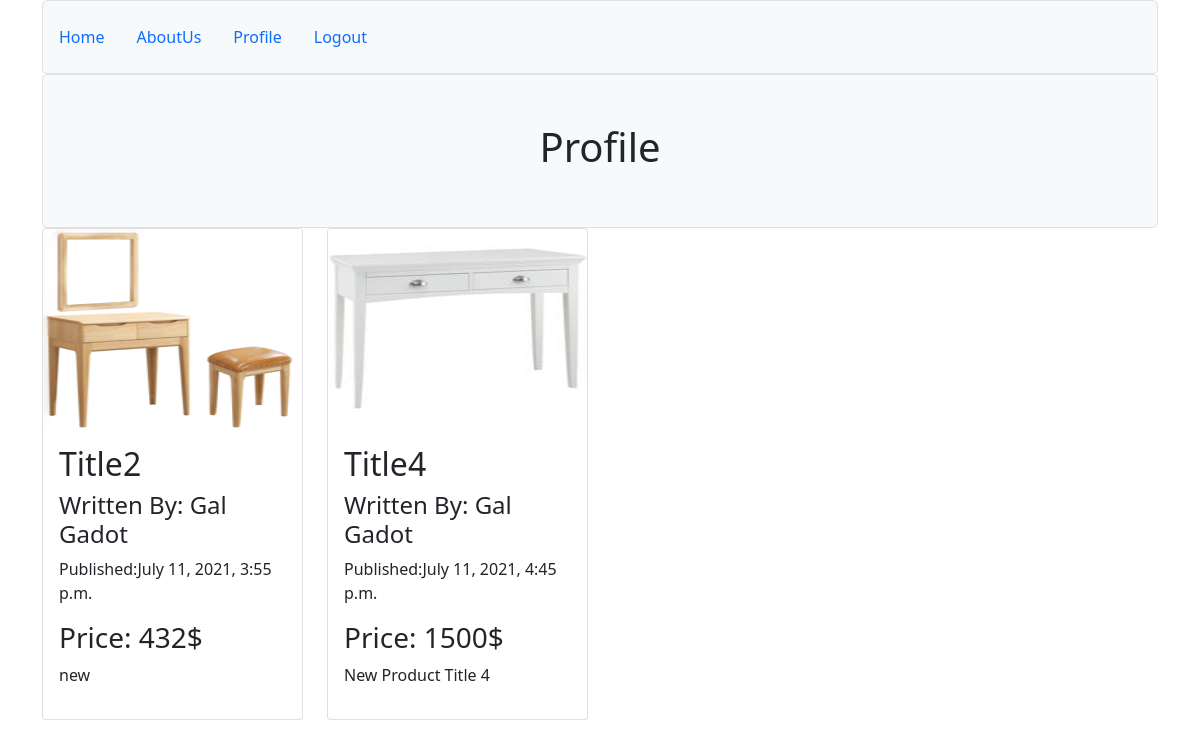
Screenshot of /profile (signed in) with the database file from the repository.
### newapp/models.py (models this page shows, shortened)
class Buyer(models.Model):
    user_obj = models.ForeignKey(User, on_delete=models.CASCADE)
    product_obj  = models.ForeignKey(Product, on_delete=models.CASCADE)

class Product(models.Model):
    title = models.CharField(max_length=64)
    description = models.TextField()
    image = models.ImageField(upload_to='images/', blank=True)
    price = models.CharField(max_length=64)
    timestamp = models.DateTimeField(auto_now_add=True, blank=True)
    published = models.BooleanField()
    author = models.ForeignKey(User, on_delete=models.CASCADE)

### newapp/views.py (the view)
# urls.py: path('profile', profile, name='profile'),
@login_required
def profile(request):
    user = request.user
    if user.is_staff:
        all_item = Product.objects.filter(author=user).all()
    else:
        all_item = Buyer.objects.filter(user_obj=user).all()
    return render(request, 'profile.html', {'all_item':all_item})

### newapp/templates/profile.html (shortened to what this page needs)
{% extends 'base.html' %}
{% block content %}
    <div class="col">
        <div class="h-100 p-5 bg-light border rounded-3 text-center">
            <h1>Profile</h1>
        </div>
    </div>
    {% if all_item %}
        {% if request.user.is_staff %}
            <div class="row">
                {% for item in all_item%}
                    <div class="col-3">
                        <div class="card">
                            <img src="media/{{item.image}}" class="card-img-top" height="200px">
                            <div class="card-body">
                                <h3>{{item.title}}</h3>
                                <h5>Written By: {{item.author.first_name}} {{item.author.last_name}}</h5>
                                <p>Published:{{item.timestamp}}</p>
                                <h3>Price: {{item.price}}</h3>
                                <p>{{item.description}}</p>
                            </div>
                            {% if item.author.id == request.user.id %}
                                <a href="{% url 'update_product' item.id %}" class="btn btn-outline-primary rounded-3 w-100">Update</a>
                                <a href="{% url 'delete_product' item.id %}" class="btn btn-outline-danger rounded-3 w-100">Delete</a>
                            {% endif %}
                        </div>
                    </div>
                {% endfor %}
            </div>
        {% else %}
            <div class="row">
                {% for item in all_item%}
                    <div class="col-3">
                        <div class="card">
                            <img src="media/{{item.product_obj.image}}" class="card-img-top" height="200px">
                            <div class="card-body">
                                <h2>{{item.product_obj.title}}</h2>
                                <h4>Written By: {{item.user_obj.first_name}} {{item.user_obj.last_name}}</h4>
                                <p>Published:{{item.product_obj.timestamp}}</p>
                                <h3>Price: {{item.product_obj.price}}</h3>
                                <p>{{item.product_obj.description}}</p>
                            </div>
                        </div>
                    </div>
                {% endfor %}
            </div>
        {% endif %}
    {% endif %}
{% endblock %}

### rows the page displays
Buyer: product_obj.image (picture), product_obj "Title2", user_obj.first_name "Gal", user_obj.last_name "Gadot", product_obj.timestamp "July 11, 2021, 3:55 p.m.", product_obj.price "432$", product_obj.description "new"
Buyer: product_obj.image (picture), product_obj "Title4", user_obj.first_name "Gal", user_obj.last_name "Gadot", product_obj.timestamp "July 11, 2021, 4:45 p.m.", product_obj.price "1500$", product_obj.description "New Product Title 4"
